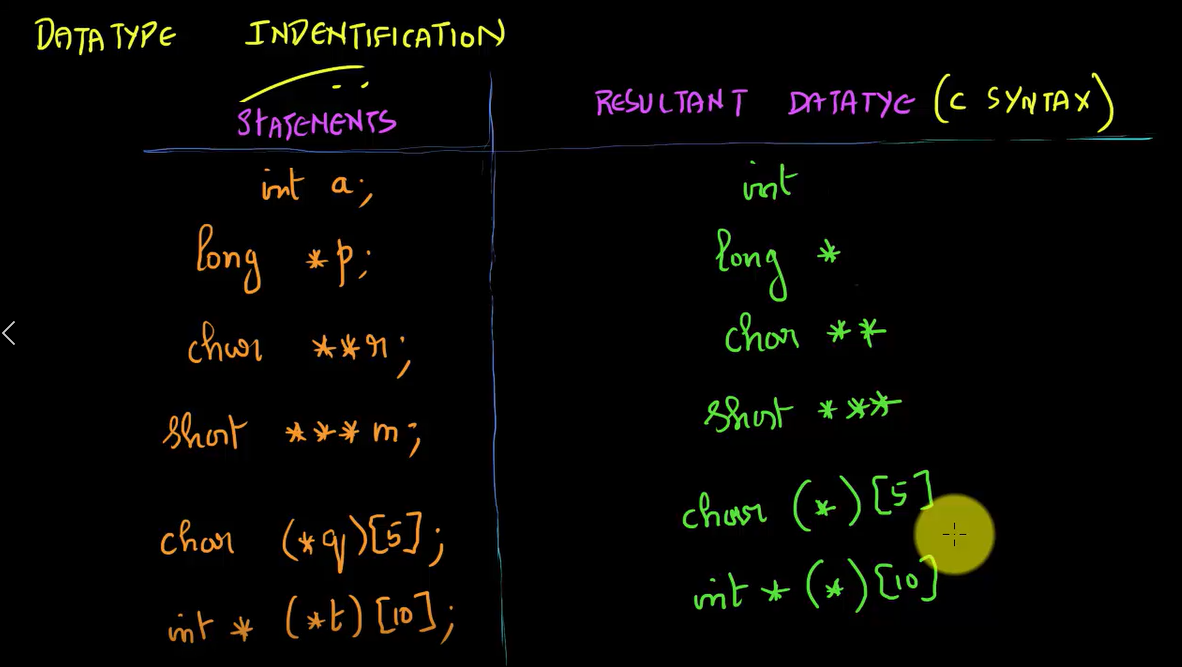
#> input picture cpp/base/pointer/3.3_2.data_type.PNG, 1182 x 667 px
$ python preprocess.py ../../cpp/base/pointer/3.3_2.data_type.PNG
#> lines starting #> are read from the running program, lines starting #| are printed output that depends on the picture; after the words box and inside, x2 and y2 are one past the last pixel; in counts of white or black regions, pixels touching at a corner belong together
import cv2
from PIL import Image
import numpy as np

def preprocess_image(image_path):
    # Đọc ảnh
    img = cv2.imread(image_path)
#> img is the input picture: shape (667, 1182, 3); mean B, G, R 3.7, 7, 7.2
    # Chuyển sang grayscale
    gray = cv2.cvtColor(img, cv2.COLOR_BGR2GRAY)
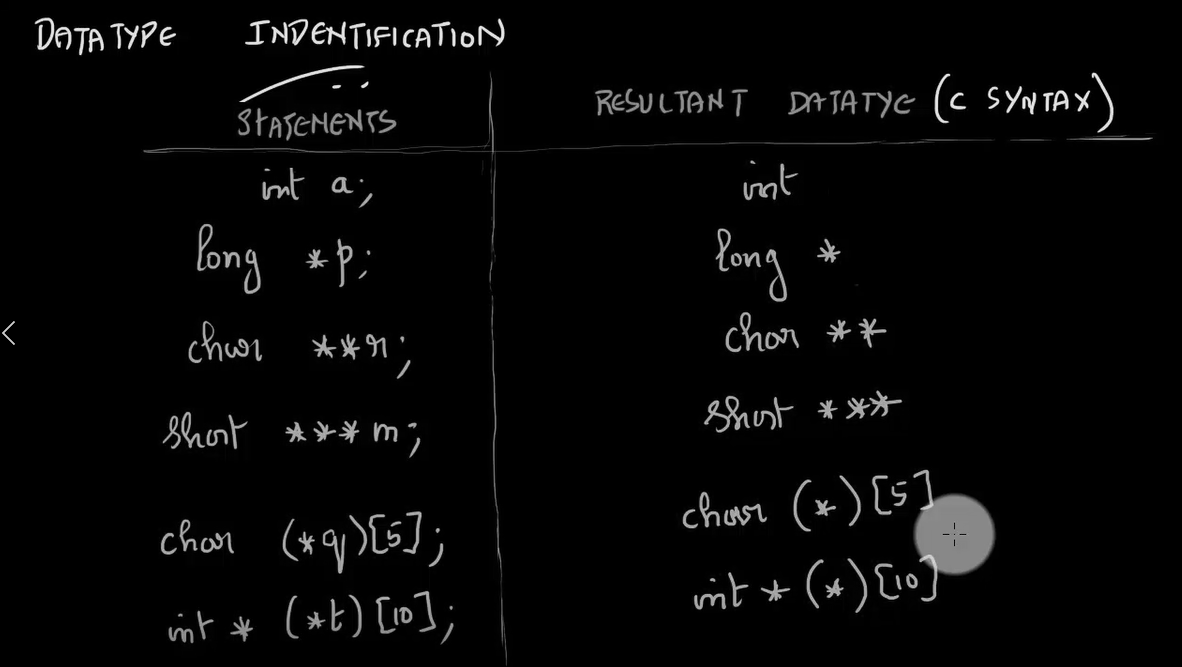
#> gray: shape (667, 1182); min 0, max 244, mean 6.7
    # Tăng độ tương phản
    _, thresh = cv2.threshold(gray, 150, 255, cv2.THRESH_BINARY_INV | cv2.THRESH_OTSU)
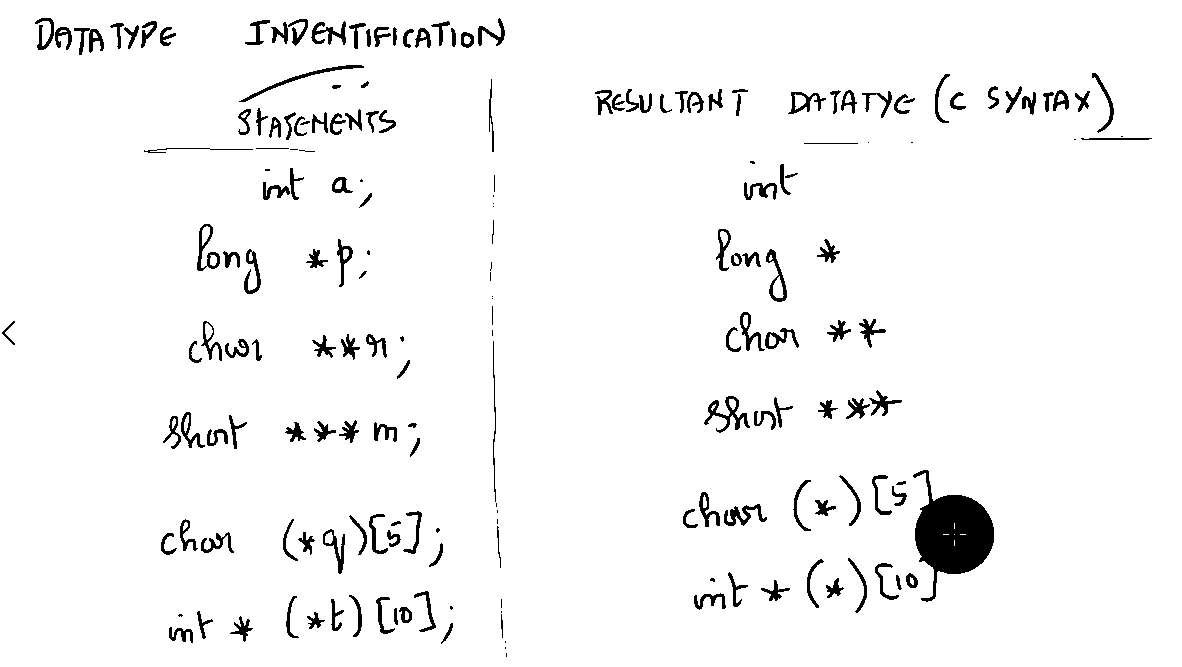
#> thresh: shape (667, 1182); 96.1% white; 193 black regions (33 under 20 px), largest, box (x1, y1, x2, y2) and area: (913, 470, 994, 602) 5237, (704, 396, 750, 433) 513, (239, 65, 364, 102) 440
    # Lưu ảnh đã xử lý
    processed_path = image_path.replace('.png', '_processed.png')
    cv2.imwrite(processed_path, thresh)
    return processed_path

if __name__ == "__main__":
    import sys
    processed = preprocess_image(sys.argv[1])
    print(f"Processed image saved to: {processed}")

$ run again, on cpp/base/pointer/3.4_3_capability_derivation.PNG
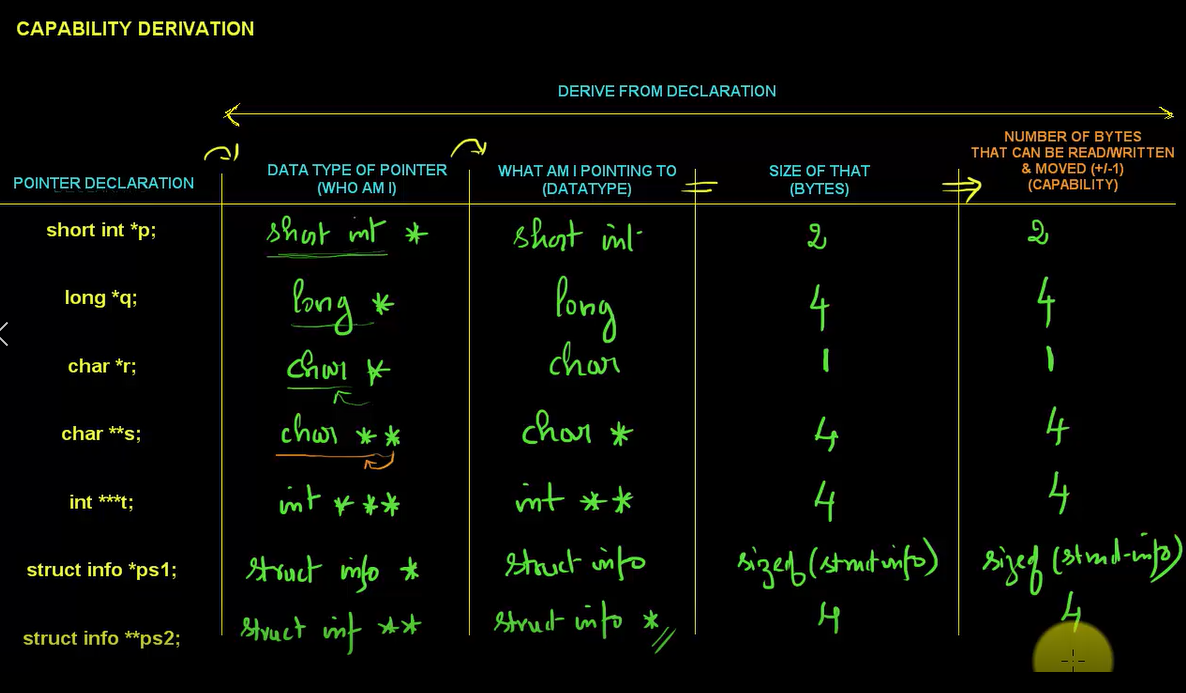
#> input picture cpp/base/pointer/3.4_3_capability_derivation.PNG, 1186 x 693 px
#> in preprocess_image, img is the input picture: shape (693, 1186, 3); mean B, G, R 4.9, 10, 7.1
#> in preprocess_image, `gray = cv2.cvtColor(img, cv2.COLOR_BGR2GRAY)`:
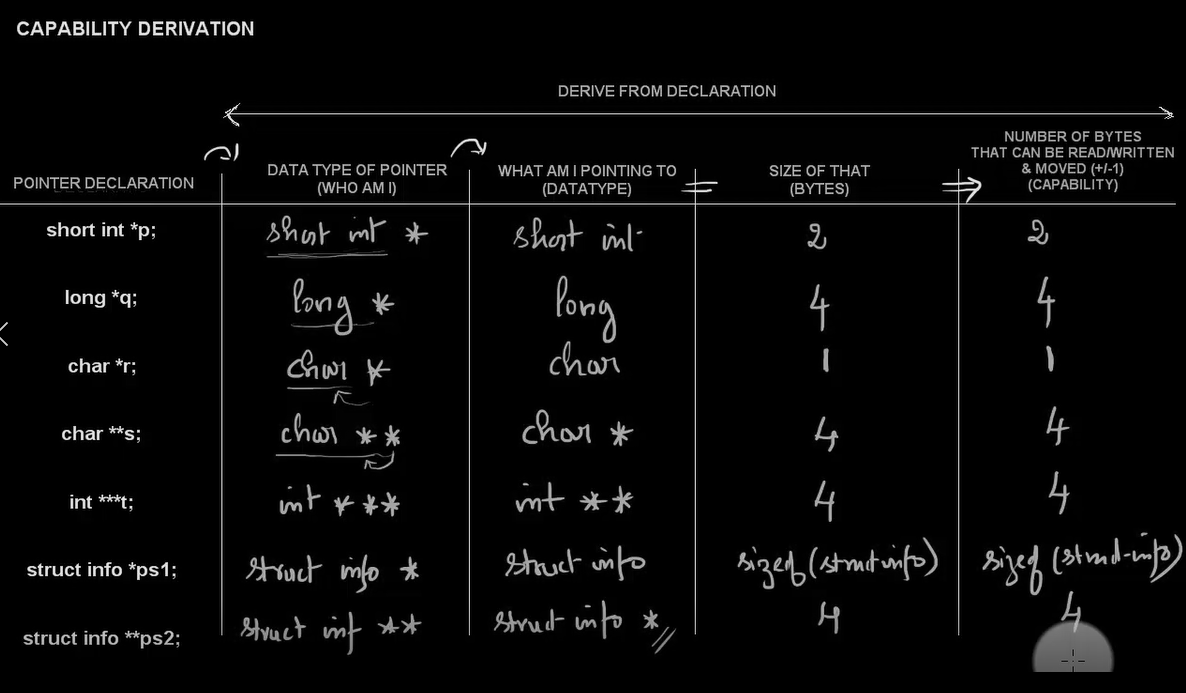
#> gray: shape (693, 1186); min 0, max 249, mean 8.5
#> in preprocess_image, `_, thresh = cv2.threshold(gray, 150, 255, cv2.THRESH_BINARY_INV | cv2...`:
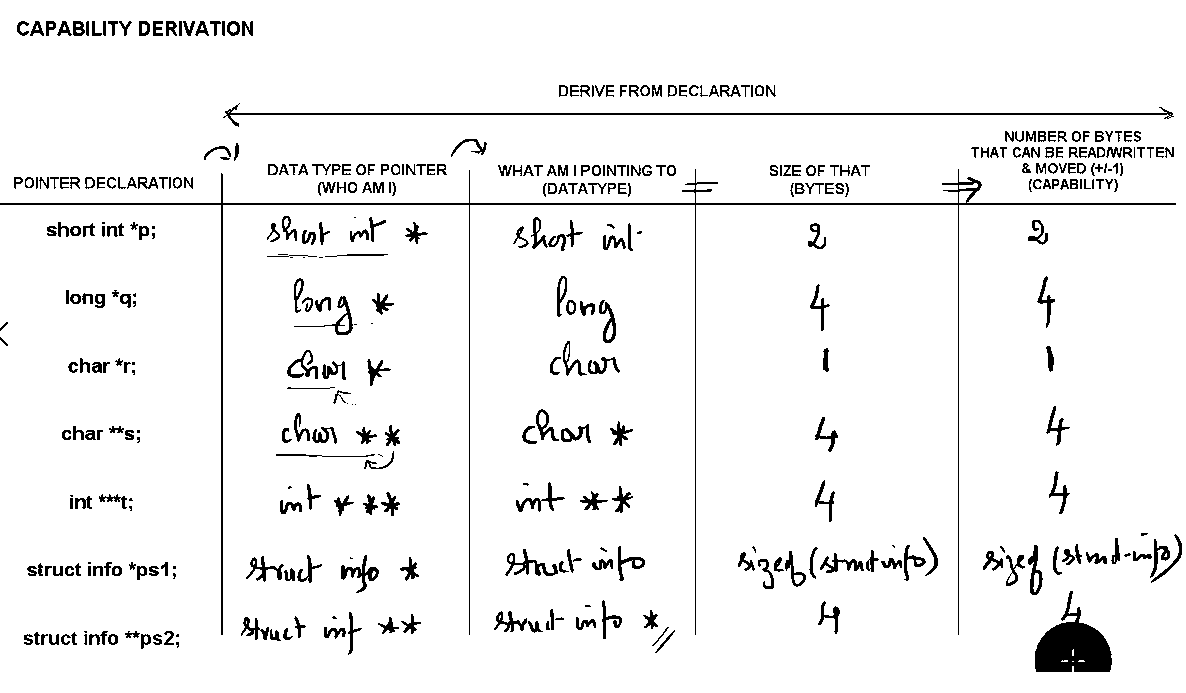
#> thresh: shape (693, 1186); 95% white; 400 black regions (47 under 20 px), largest, box (x1, y1, x2, y2) and area: (0, 169, 1176, 635) 5047, (1035, 591, 1112, 672) 3350, (223, 103, 1174, 127) 2015

$ run again, on cpp/base/pointer/3.5_1_solution_pqr.PNG
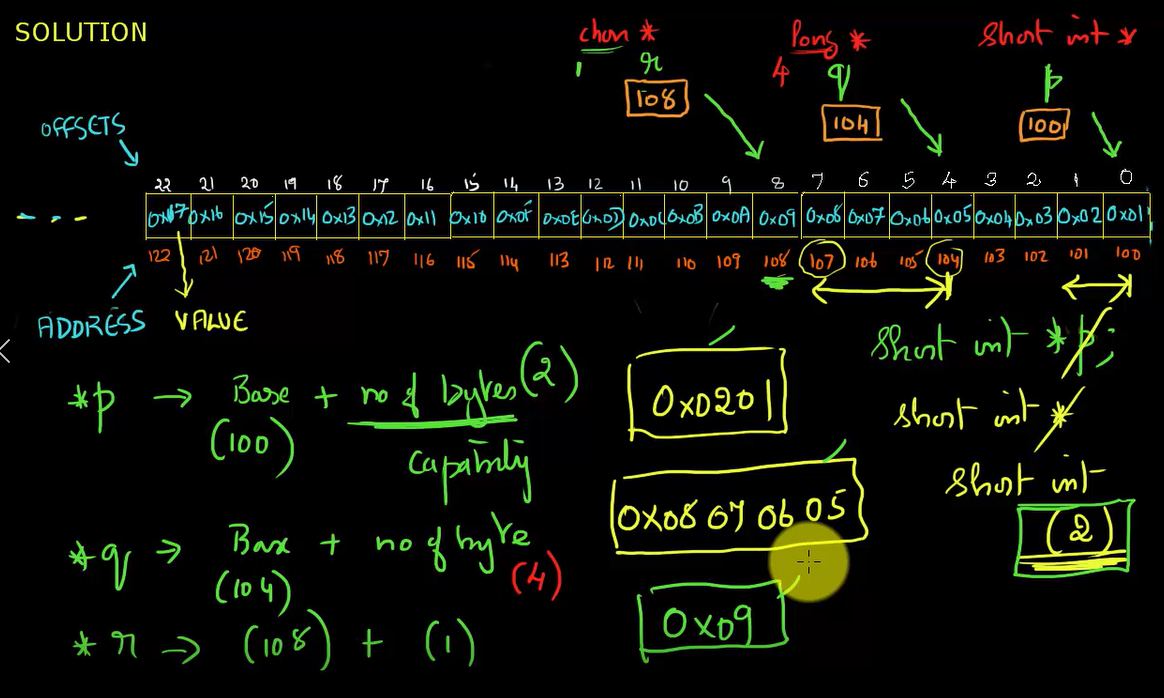
#> input picture cpp/base/pointer/3.5_1_solution_pqr.PNG, 1164 x 698 px
#> in preprocess_image, img is the input picture: shape (698, 1164, 3); mean B, G, R 6.6, 14.2, 11.7
#> in preprocess_image, `gray = cv2.cvtColor(img, cv2.COLOR_BGR2GRAY)`:
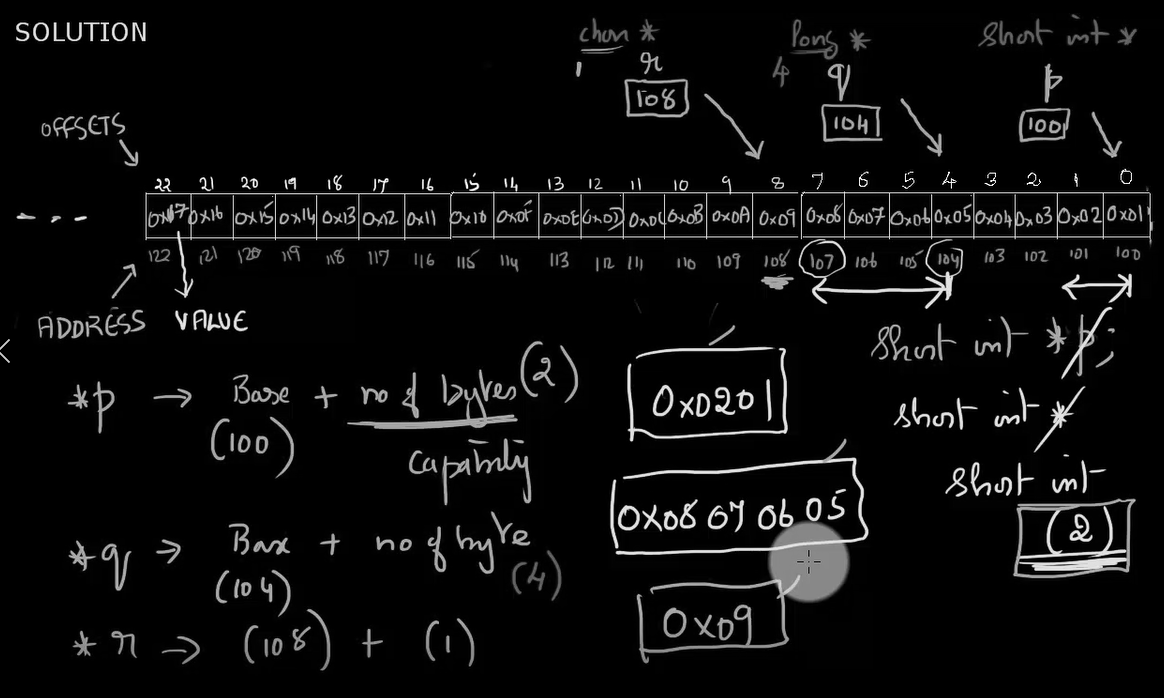
#> gray: shape (698, 1164); min 0, max 255, mean 12.6
#> in preprocess_image, `_, thresh = cv2.threshold(gray, 150, 255, cv2.THRESH_BINARY_INV | cv2...`:
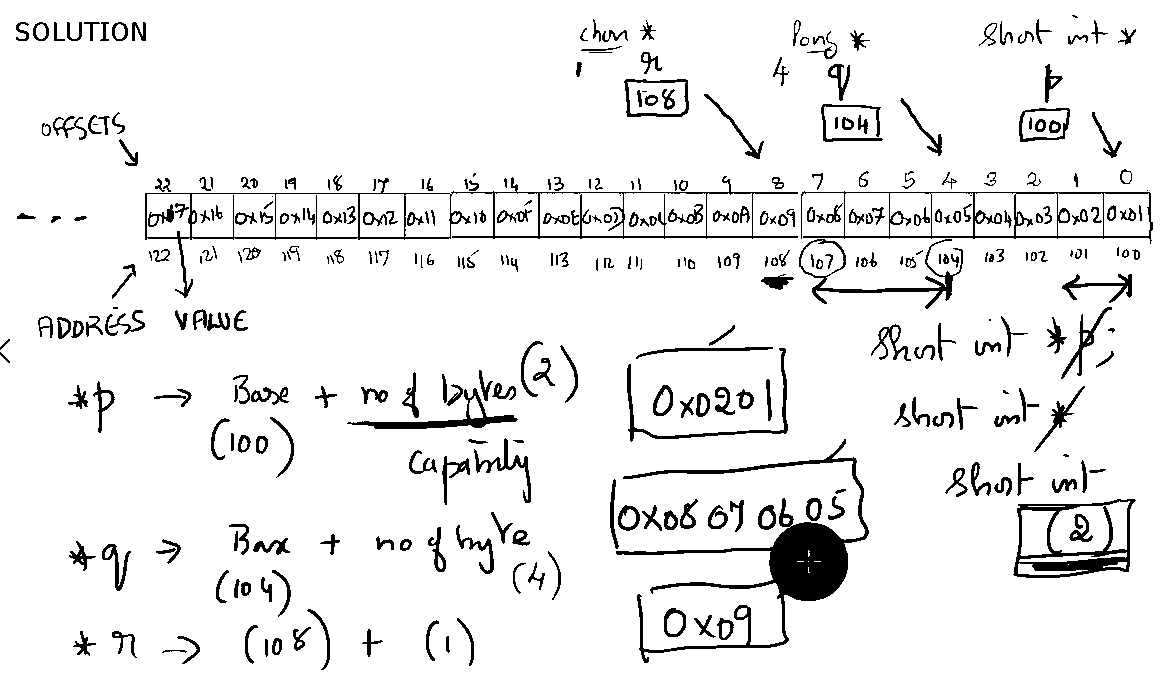
#> thresh: shape (698, 1164); 93% white; 358 black regions (39 under 20 px), largest, box (x1, y1, x2, y2) and area: (616, 439, 869, 663) 8373, (145, 176, 798, 298) 3788, (1013, 499, 1136, 578) 2847

$ run again, on cpp/base/pointer/3.6_1_1_single_indirection.PNG
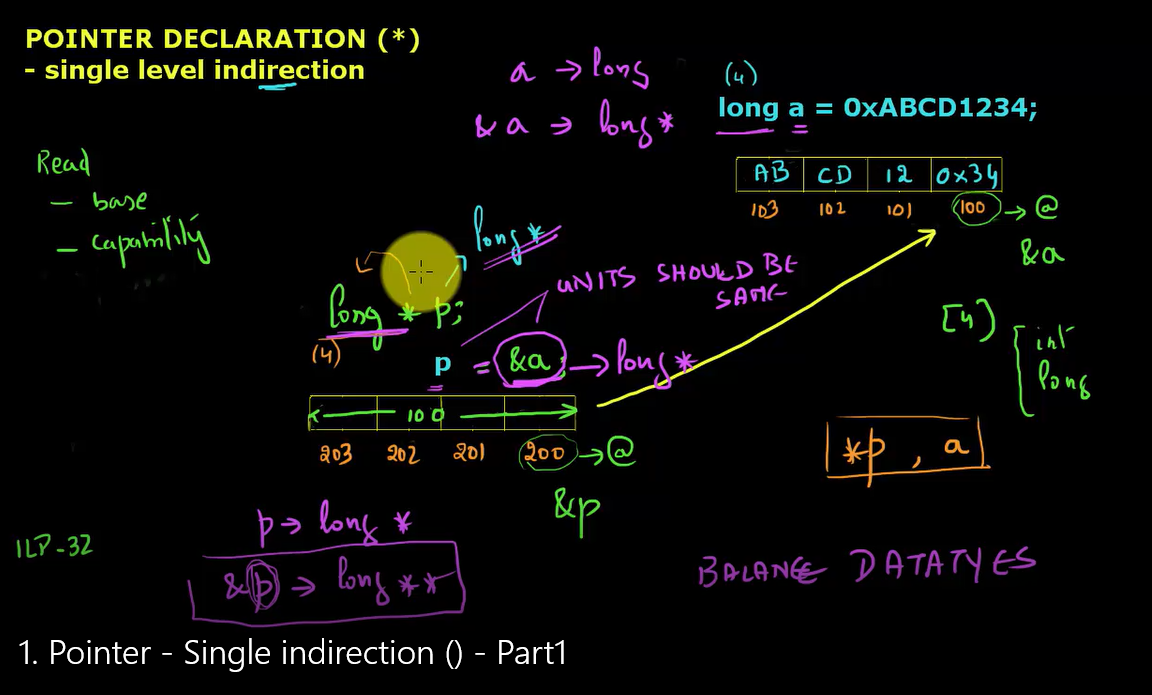
#> input picture cpp/base/pointer/3.6_1_1_single_indirection.PNG, 1152 x 695 px
#> in preprocess_image, img is the input picture: shape (695, 1152, 3); mean B, G, R 8, 9.9, 10.1
#> in preprocess_image, `gray = cv2.cvtColor(img, cv2.COLOR_BGR2GRAY)`:
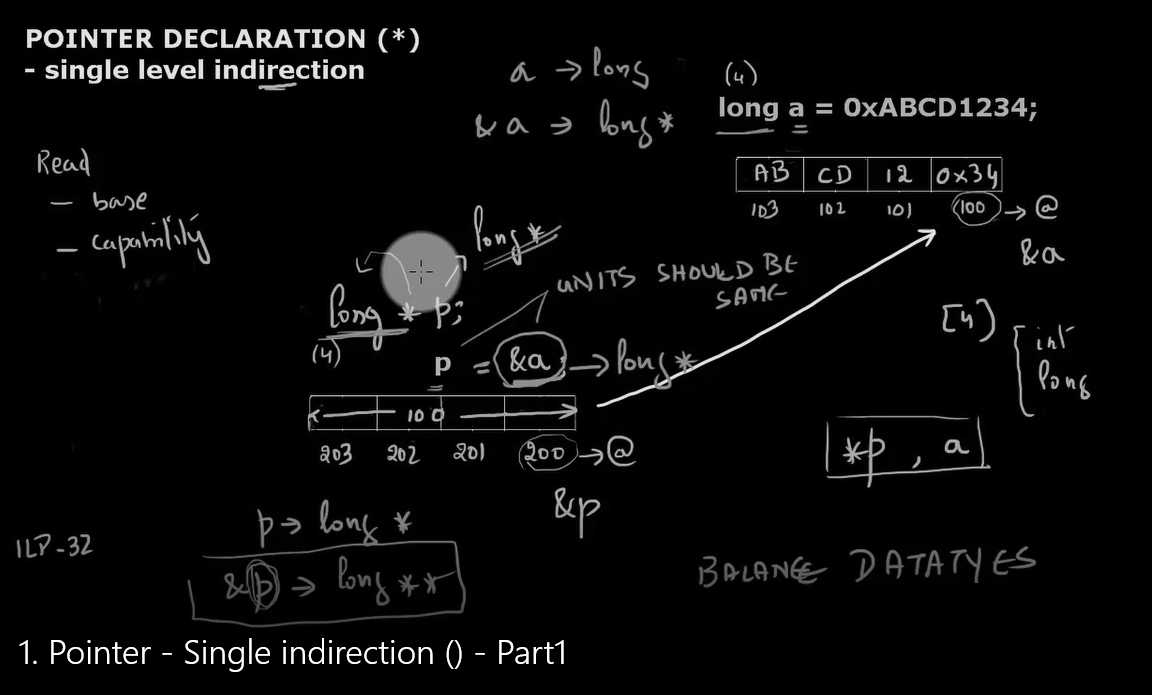
#> gray: shape (695, 1152); min 0, max 255, mean 9.7
#> in preprocess_image, `_, thresh = cv2.threshold(gray, 150, 255, cv2.THRESH_BINARY_INV | cv2...`:
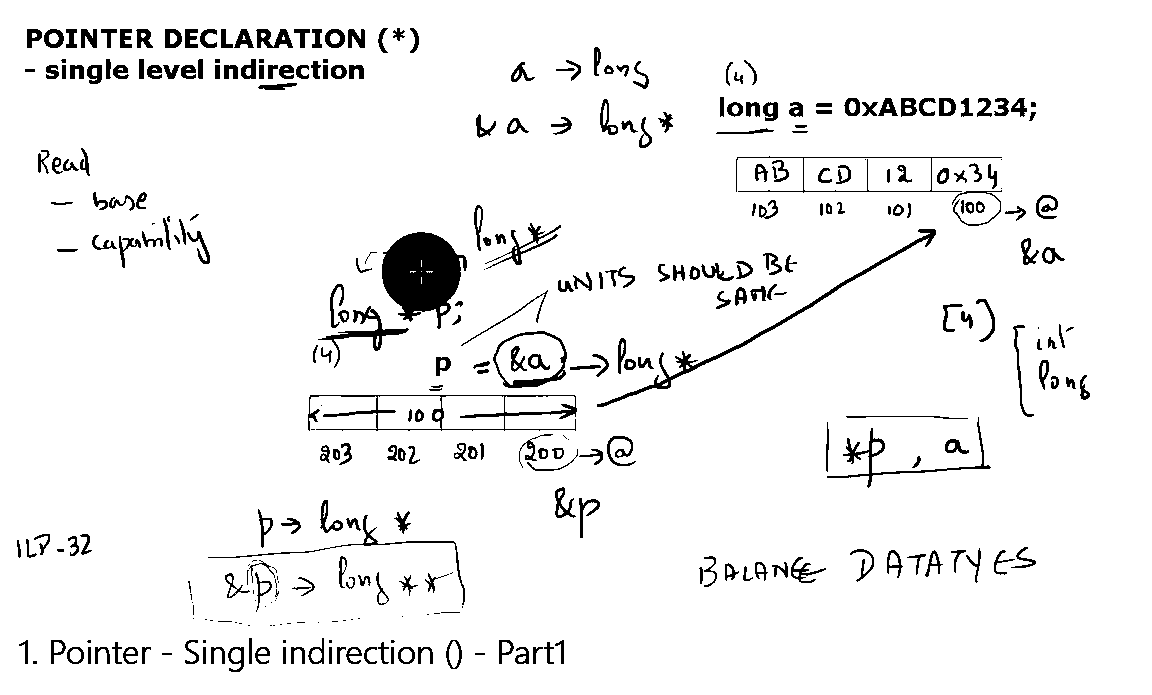
#> thresh: shape (695, 1152); 94.5% white; 342 black regions (61 under 20 px), largest, box (x1, y1, x2, y2) and area: (382, 232, 467, 329) 5239, (597, 229, 936, 407) 1794, (308, 395, 577, 431) 1623
